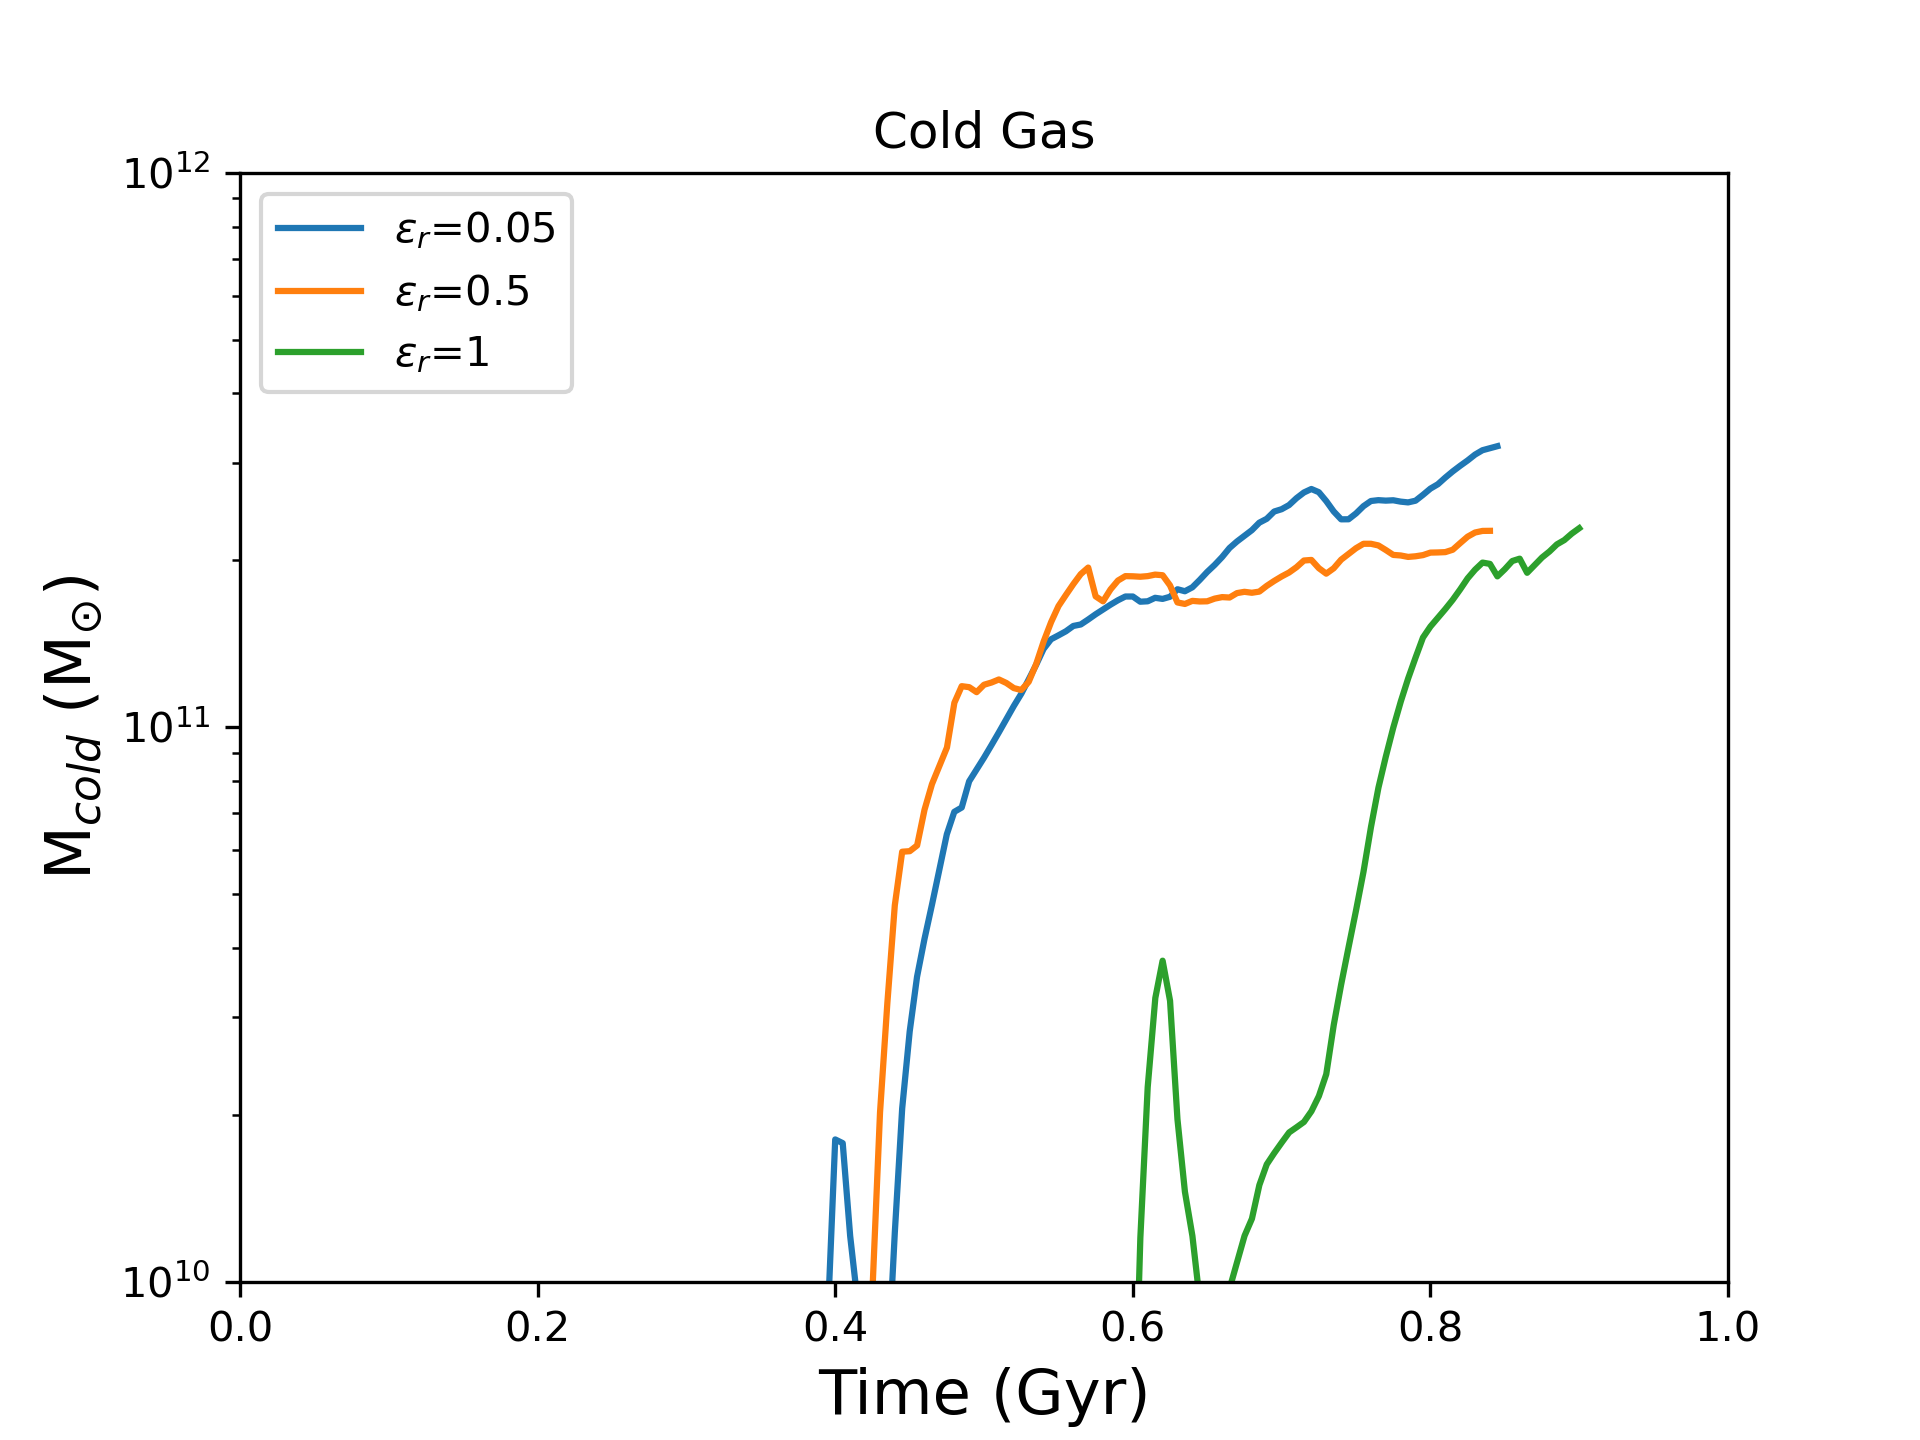

This chart was generated by the following Python code:
import h5py
import yt
import numpy as np
import matplotlib.pyplot as plt

cool_gas_005 = []
labels_005 = []

cool_gas_05 = []
labels_05 = []

cool_gas_1 = []
labels_1 = []

ts_005 = yt.load("/data/lizli/qso/test/QSO_hdf5_plt_cnt_0*")

for ds in ts_005:
    ad = ds.all_data()
    cool_ad = ad.cut_region(['obj["gas", "temperature"] < 5e5'])
#    cool_gas_k.append(cool_ad["cell_mass"].in_units("Msun").sum())
    cool_gas_005.append(cool_ad.quantities.total_quantity("cell_mass").in_units("Msun"))
    labels_005.append(float("%f" % ds.current_time.in_units("Gyr")))


ts_05 = yt.load("/data/lizli/qso/0_5/QSO_hdf5_plt_cnt_0*")

for ds in ts_05:
    ad = ds.all_data()
    cool_ad = ad.cut_region(['obj["gas", "temperature"] < 5e5'])
#    cool_gas_k.append(cool_ad["cell_mass"].in_units("Msun").sum())
    cool_gas_05.append(cool_ad.quantities.total_quantity("cell_mass").in_units("Msun"))
    labels_05.append(float("%f" % ds.current_time.in_units("Gyr")))


ts_1 = yt.load("/data/lizli/qso/1/QSO_hdf5_plt_cnt_0*")

for ds in ts_1:
    ad = ds.all_data()
    cool_ad = ad.cut_region(['obj["gas", "temperature"] < 5e5'])
#    cool_gas_k.append(cool_ad["cell_mass"].in_units("Msun").sum())
    cool_gas_1.append(cool_ad.quantities.total_quantity("cell_mass").in_units("Msun"))
    labels_1.append(float("%f" % ds.current_time.in_units("Gyr")))



plt.semilogy(labels_005, cool_gas_005, '-',  label="$\epsilon_{r}$=0.05")
plt.semilogy(labels_05, cool_gas_05, '-',  label="$\epsilon_{r}$=0.5")
plt.semilogy(labels_1, cool_gas_1, '-',  label="$\epsilon_{r}$=1")

plt.ylim(1e10, 1e12)
plt.xlim(0.0,1.0)
plt.ylabel("M$_{cold}$ (M$_{\odot}$)", fontsize=15)
plt.xlabel("Time (Gyr)", fontsize=15)
plt.title("Cold Gas")
plt.legend(loc="upper left")
plt.savefig("cold_gas.png" ,dpi=300)
plt.show()
